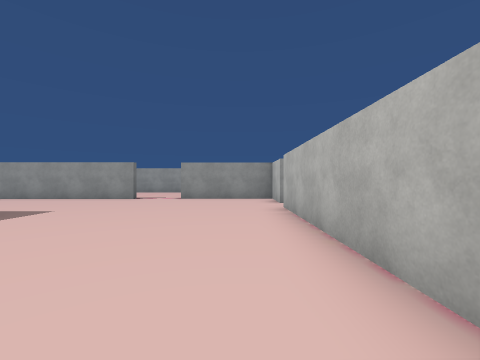
view 1 (above)

21 first-person views from a walk through a Unity game level. The camera is 1.4 m above the floor, looks level and sees 90° across. The floor is counted in squares, 2 m on a side. Each view is taken from the middle of a square. On the plan, view 1 faces up. The plan holds only what a view shows up to about 9 squares ahead; the rest is blank. The place goes on beyond the plan. The player is left out. Some surface patterns are stand-ins.

view 2
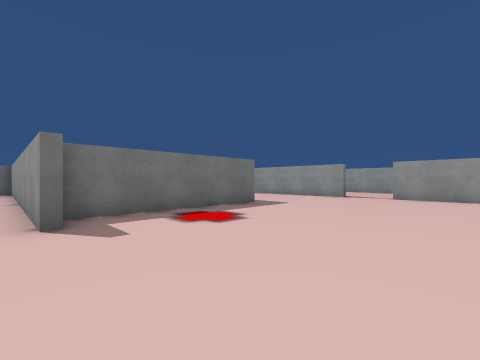

view 3
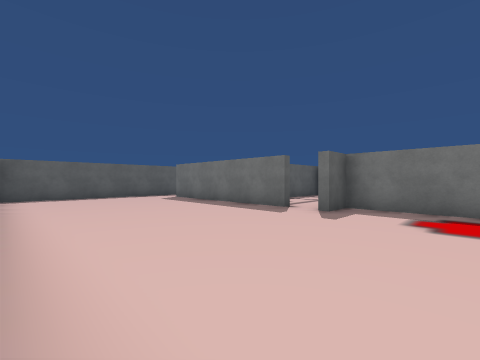

view 4
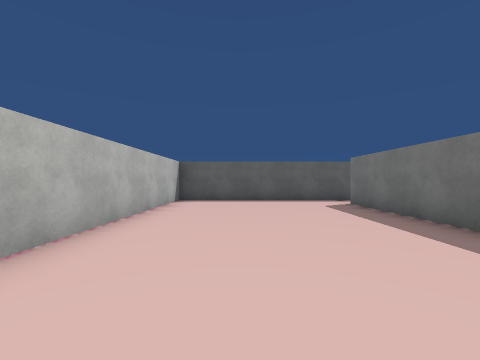

view 5
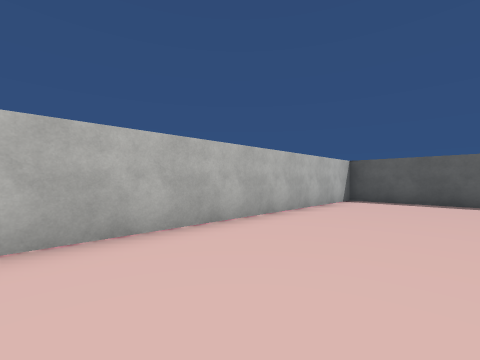

view 6
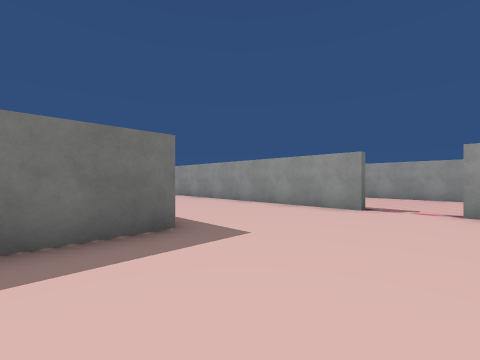

view 7
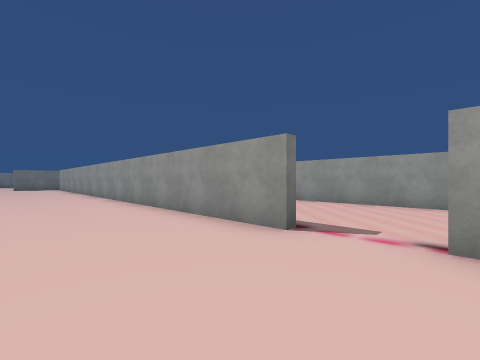

view 8
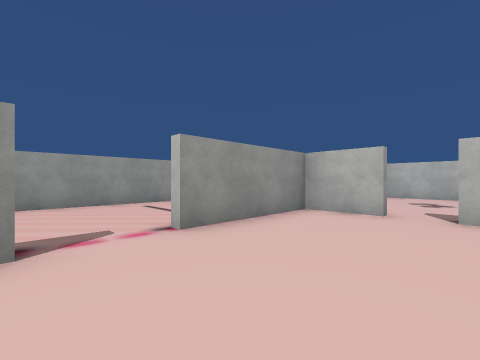

view 9
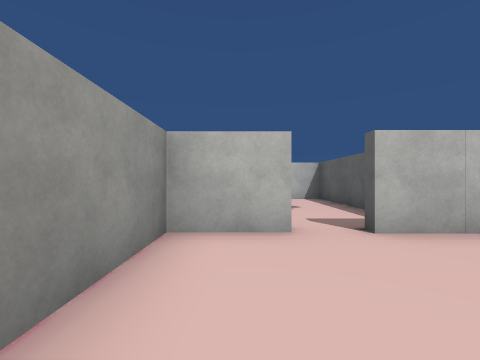

view 10
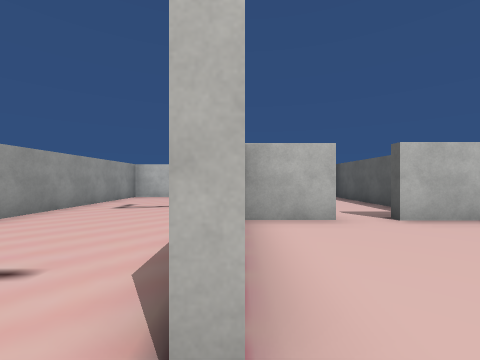

view 11
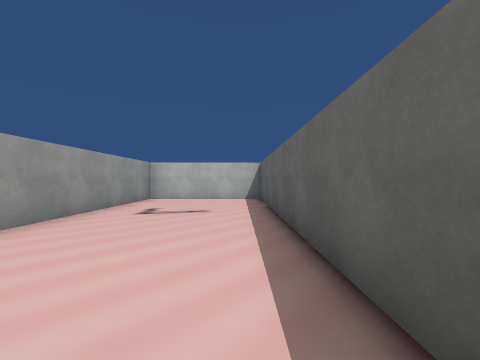

view 12
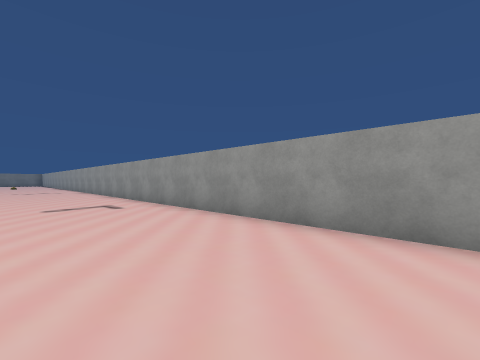

view 13
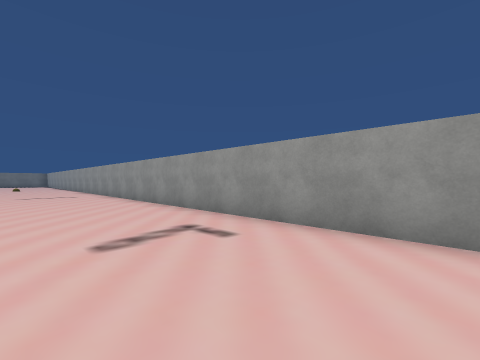

view 14
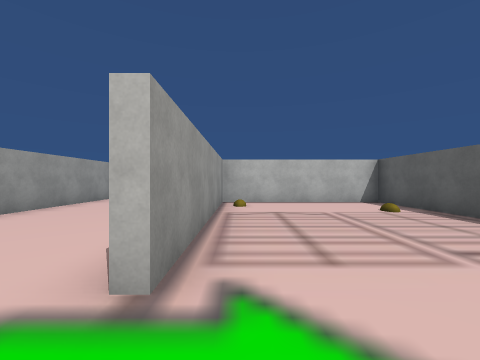

view 15
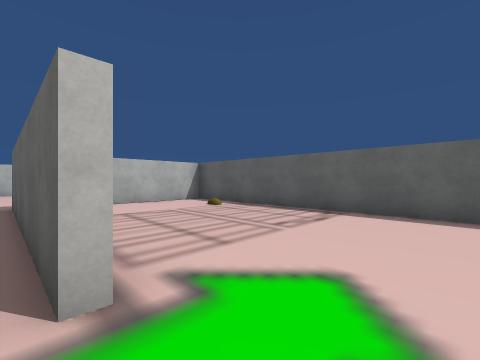

view 16
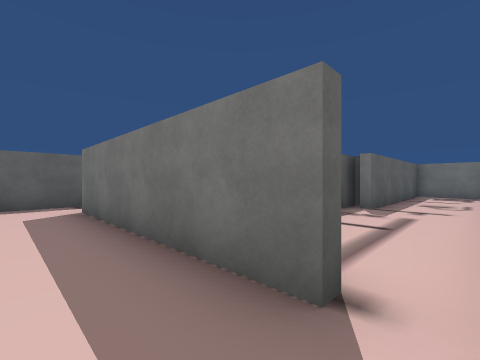

view 17
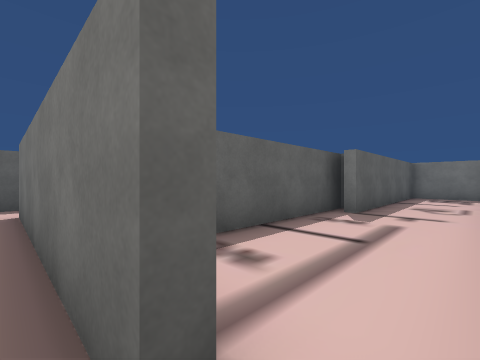

view 18
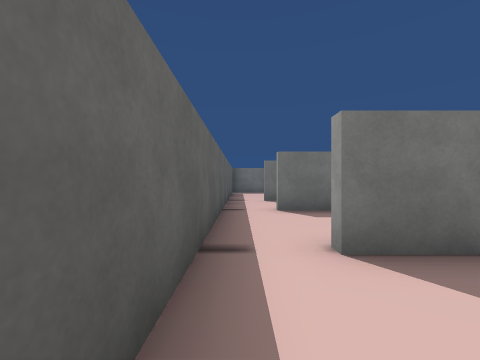

view 19
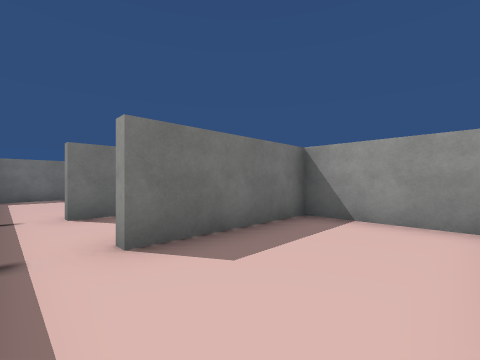

view 20
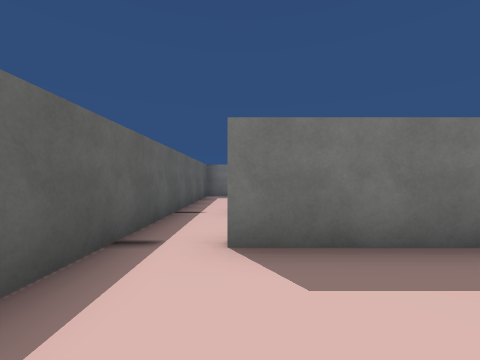

view 21
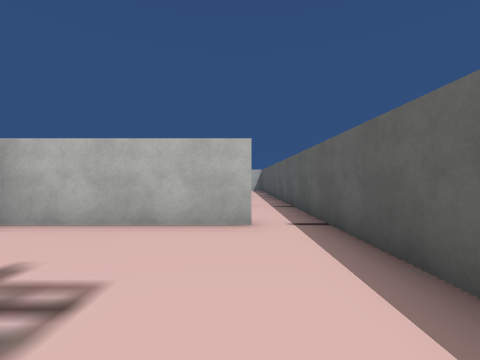

### Floor plan
Points are (right, up) in squares from view 1. A wall is a line through its corners. A room is listed if a view was taken in it or the views show most of it. See-through windows are left out.
Room 1 (views 1, 2, 3, 4, 5, 6, 7, 8, 9, 15, 16, 17, 18)
walls: (-4.1, -0.6) (-5.6, -0.6); (-4.3, -1.5) (-4.3, -7.1); (-3.9, 9) (-11.9, 9); (1.1, 7.2) (1.1, 9) (-2.2, 9); (-11.6, 4.8) (-5.1, 4.8) (-5.1, -0.4) (-4.1, -0.4); (-4.6, -8.4) (1.1, -8.4) (1.1, 6.2)
ways out: opening at (-3, 9) to room 2; opening at (-12.5, 5) to room 3; opening at (-4, -8) to room 4; opening at (-5, -1) to room 6; opening at (1, 7) to room 7
Room 2 (views 10, 11, 12, 13)
walls: (-1.2, 9.2) (6.9, 9.2) (6.9, 13.3) (-16.4, 13.3)
ways out: opening at (-3, 9) to room 1
Room 3 (view 14)
walls: (-13, -0.4) (-5.4, -0.4) (-5.4, 4.5) (-11.6, 4.5)
ways out: opening at (-12.5, 5) to room 1
Room 4 (views 19, 20)
walls: (-5, -3.7) (-7.5, -3.7) (-7.5, -7.1); (-7.6, -8.4) (-4.6, -8.4)
ways out: opening at (-4, -8) to room 1; opening at (-7, -8)
Room 5 (view 21)
walls: (-10.3, -7.3) (-10.3, -3.3); (-14, -8.4) (-10.5, -8.4); (-15.2, -6.4) (-15.2, -8)
ways out: opening at (-10, -8)
Room 6 (no view inside)
walls: (-10, -3.4) (-6, -3.4); (-5.6, -0.6) (-12.4, -0.6); (-14.7, -2.9) (-9.2, -2.8); (-15.2, -1) (-15.2, -2.6)
ways out: opening at (-5, -1) to room 1
Room 7 (no view inside)
walls: (3.3, 5) (6.9, 5) (6.9, 7.9)
ways out: opening at (1, 7) to room 1

Where each view was taken, in squares from view 1:
view 1: 0 up, 0 right, facing up
view 2: 1 down, 0 right, facing up-left
view 3: 2 up, 1 right, facing down-left
view 4: 0 up, 1 left, facing down
view 5: 0 up, 2 left, facing down-right
view 6: 3 up, 2 left, facing up-left
view 7: 6 up, 2 left, facing up-left
view 8: 6 up, 4 left, facing up-right
view 9: 8 up, 2 left, facing right
view 10: 9 up, 3 left, facing right
view 11: 10 up, 2 left, facing right
view 12: 10 up, 3 left, facing up-left
view 13: 10 up, 7 left, facing up-left
view 14: 4 up, 13 left, facing right
view 15: 5 up, 13 left, facing down-right
view 16: 1 down, 3 left, facing down-left
view 17: 1 down, 4 left, facing down-left
view 18: 8 down, 2 left, facing left
view 19: 8 down, 5 left, facing up-left
view 20: 7 down, 5 left, facing left
view 21: 7 down, 14 left, facing right
